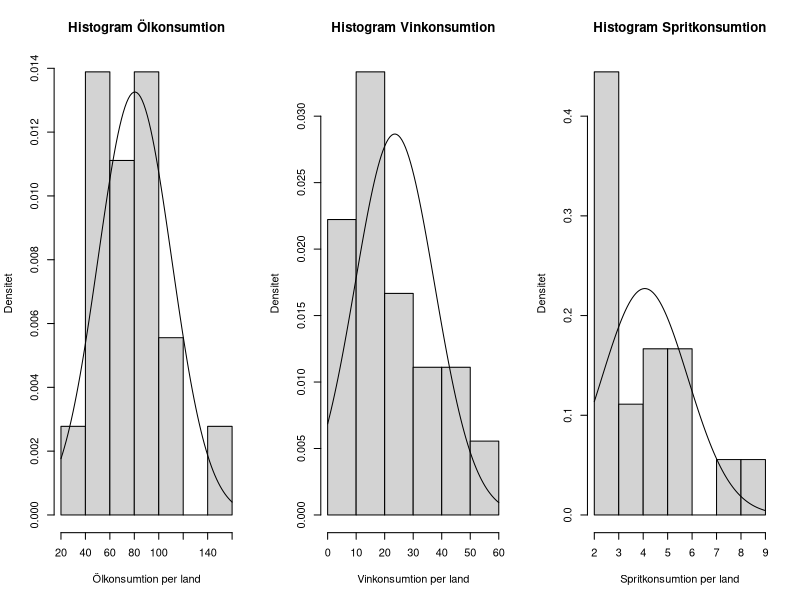
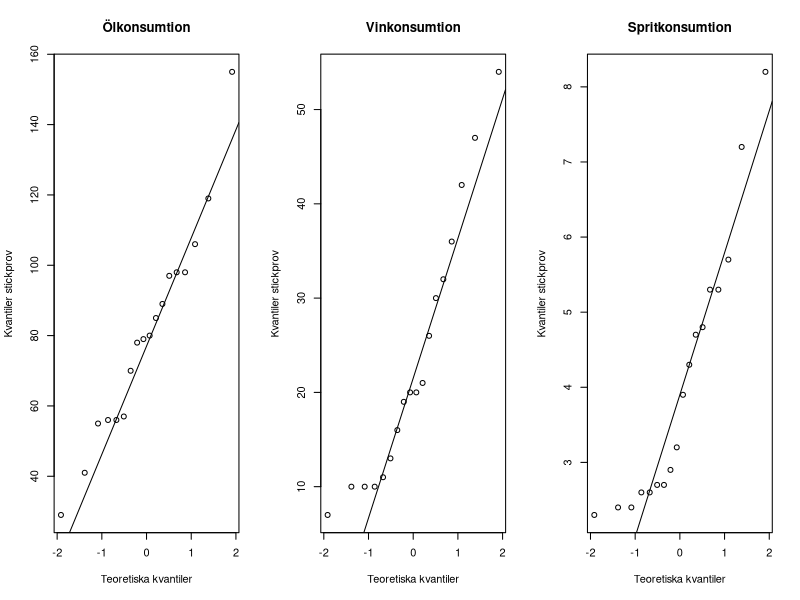
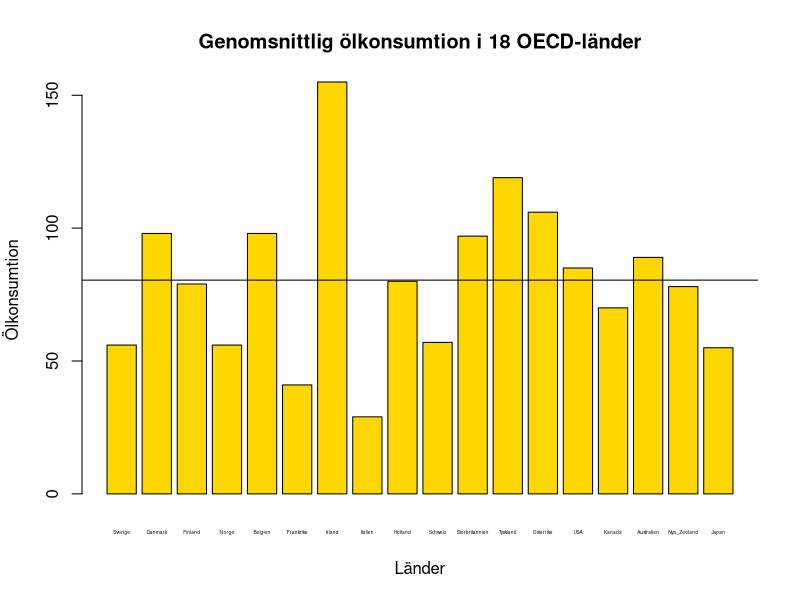
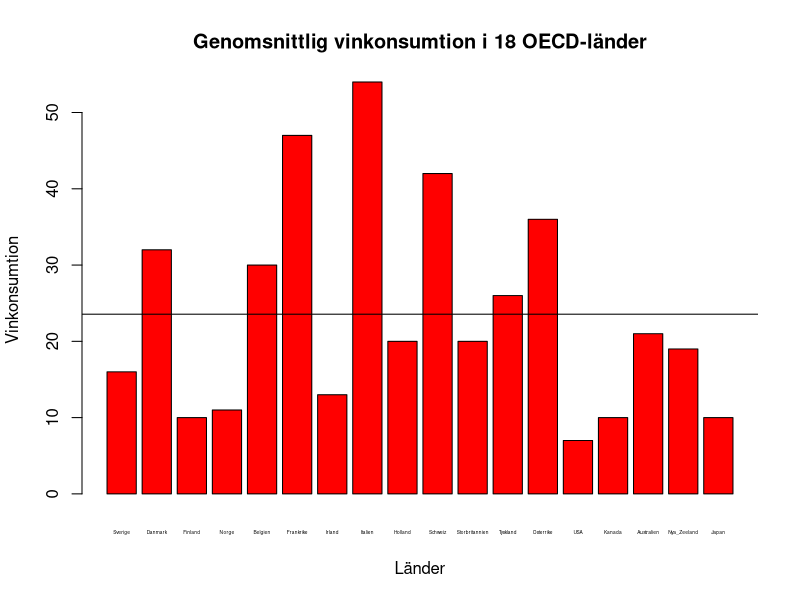
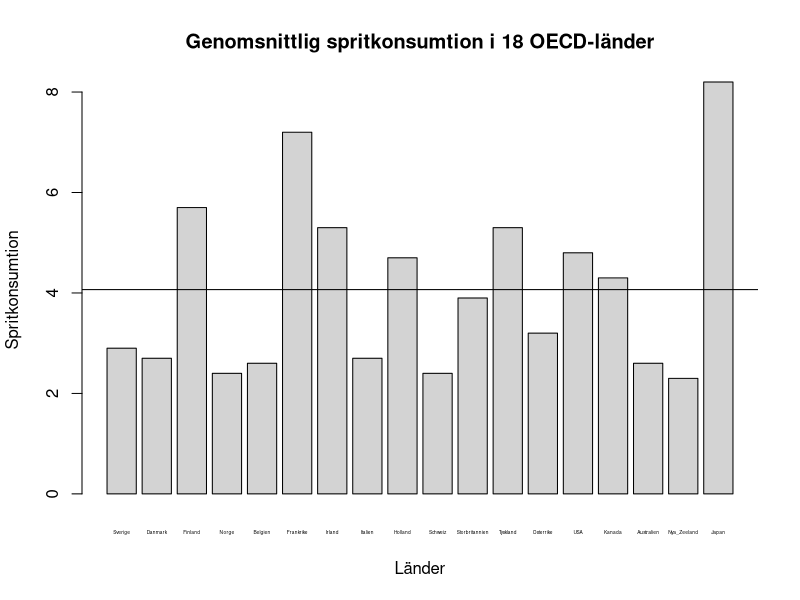
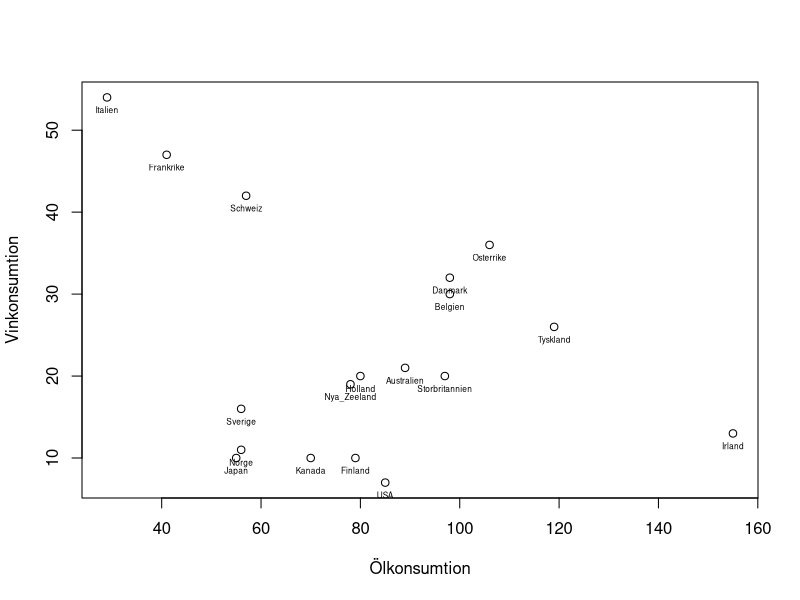
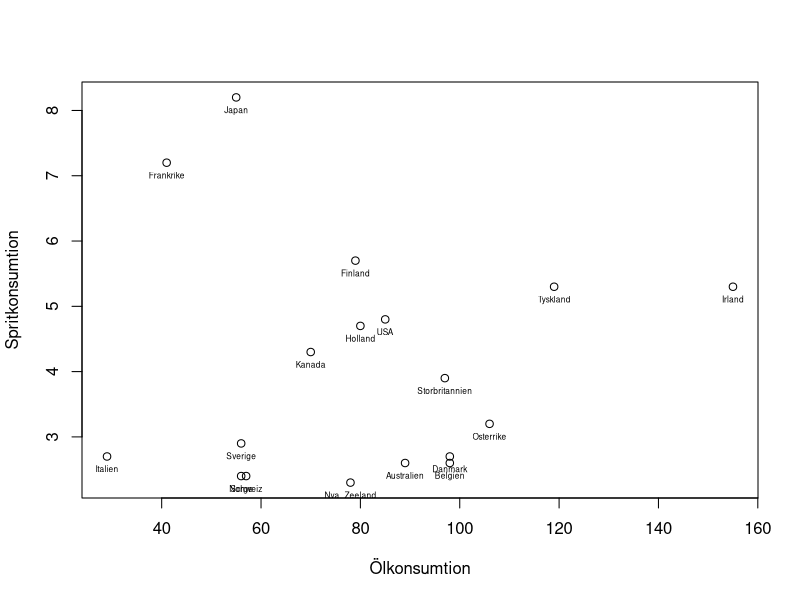
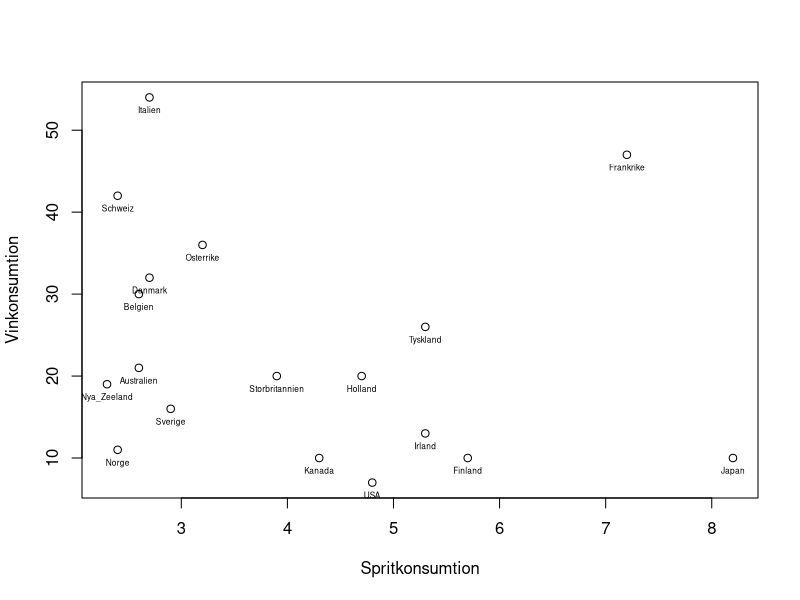

Recreate these plots in R, in order.
## ---- chunk 1
data <- read.csv("olvinsprit.csv", header = TRUE)

land <- data$Land
beer <- data$beer
vin <- data$vin
sprit <- data$sprit
## ---- chunk 2

old_par <- par(mfrow = c(1, 3)) # 1 rad, 3 kolonner

hist(beer, prob = TRUE, main = "Histogram Ölkonsumtion", 
     xlab = "Ölkonsumtion per land", ylab ="Densitet")
x <- seq(from = 20, to = 160, length.out = 100)
lines(x, dnorm(x, mean(beer), sd(beer)))

hist(vin, prob = TRUE, main = "Histogram Vinkonsumtion", 
     xlab = "Vinkonsumtion per land", ylab ="Densitet")
x <- seq(from = 0, to = 60, length.out = 100)
lines(x, dnorm(x, mean(vin), sd(vin)))

hist(sprit, prob = TRUE, main = "Histogram Spritkonsumtion", 
     xlab = "Spritkonsumtion per land", ylab ="Densitet")
x <- seq(from = 2, to = 9, length.out = 100)
lines(x, dnorm(x, mean(sprit), sd(sprit)))

par(old_par)
## ---- chunk 3

old_par <- par(mfrow = c(1, 3)) # 1 rad, 3 kolonner

qqnorm(beer, main = "Ölkonsumtion", xlab = "Teoretiska kvantiler", ylab = "Kvantiler stickprov")
qqline(beer)

qqnorm(vin, main = "Vinkonsumtion", xlab = "Teoretiska kvantiler", ylab = "Kvantiler stickprov")
qqline(vin)

qqnorm(sprit, main = "Spritkonsumtion", xlab = "Teoretiska kvantiler", ylab = "Kvantiler stickprov")
qqline(sprit)

par(old_par)
## ---- chunk 4
 
barplot(beer, names.arg = land, xlab ="Länder",
        ylab ="Ölkonsumtion", col ="gold",
        main ="Genomsnittlig ölkonsumtion i 18 OECD-länder",
        cex.names=.29)

abline(mean(beer), 0)
## ---- chunk 5
barplot(vin, names.arg = land, xlab ="Länder",
        ylab ="Vinkonsumtion", col ="red",
        main ="Genomsnittlig vinkonsumtion i 18 OECD-länder",
        cex.names=.29)

abline(mean(vin), 0)
## ---- chunk 6
barplot(sprit, names.arg = land, xlab ="Länder",
        ylab ="Spritkonsumtion", col ="lightgrey",
        main ="Genomsnittlig spritkonsumtion i 18 OECD-länder",
        cex.names=.29)

abline(mean(sprit), 0)
## ---- chunk 7
plot(beer, vin, xlab = "Ölkonsumtion", ylab = "Vinkonsumtion")
text(beer, vin, land, cex = 0.5, pos = 1)
## ---- chunk 8
plot(beer, sprit, xlab = "Ölkonsumtion", ylab = "Spritkonsumtion")
text(beer, sprit, land, cex = 0.5, pos = 1)
## ---- chunk 9
plot(sprit, vin, xlab = "Spritkonsumtion", ylab = "Vinkonsumtion")
text(sprit, vin, land, cex = 0.5, pos = 1)
## ---- chunk 10

total_alk_kons = beer + vin + sprit # Skapa en vektor med totala alkoholkonsumtionen.

barplot(total_alk_kons, names.arg = land, xlab ="Länder",
        ylab ="Totala alkoholkonsumtionen", col ="black",
        main ="Totala alkoholkonsumtionen i 18 OECD-länder.",
        cex.names=.29)
